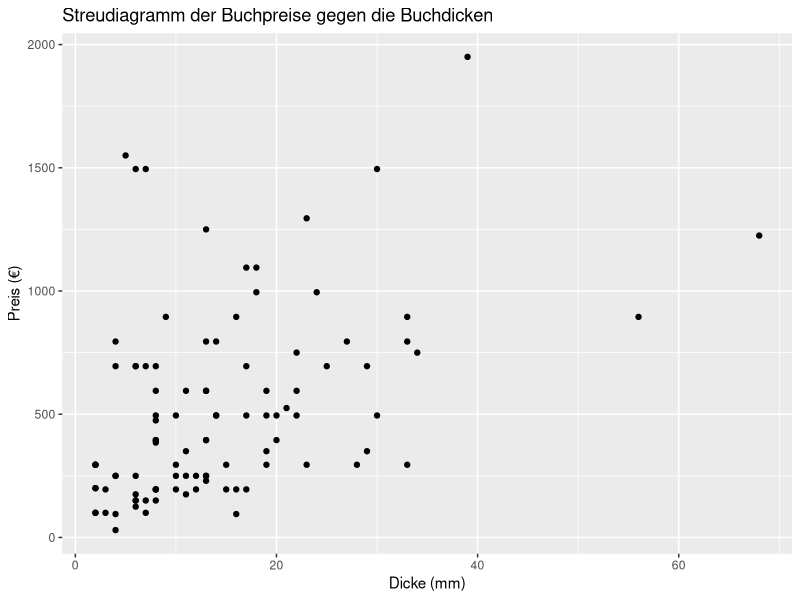
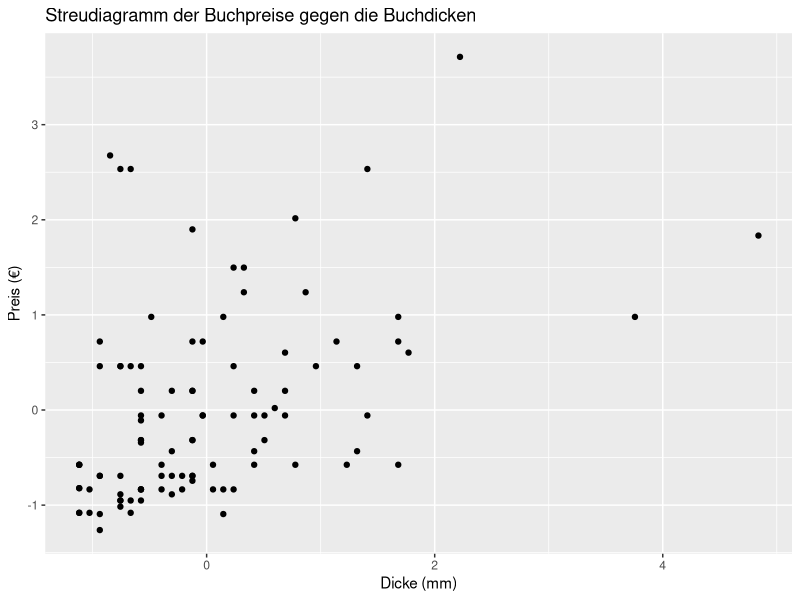
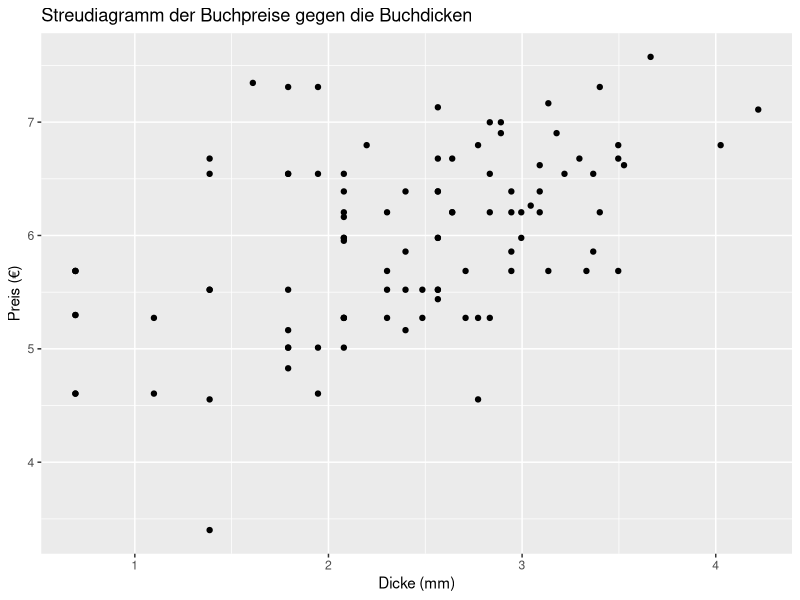

These figures' R source, in order:
## ---- chunk 1
library(car)
library(ggplot2)
library(tidyverse)
## ---- chunk 2
werte <- read.csv("Buecherwerte.csv", header = TRUE, sep = ",")
print(head(werte, 5))
print(tail(werte, 5))

 
sample_n(werte, 5)

## ---- chunk 3
kosten_Gesamtbestand_kumuliert <- cumsum(werte$Preis)
kosten_Gesamtbestand <- tail(kosten_Gesamtbestand_kumuliert, 1) 
## ---- chunk 4
durchschnitt_preis_pro_mm <- sum(werte$Preis) / sum(werte$Dicke)
gesamtdicke_bestand <- 25182
wiederbeschaffungskosten_gesamt <- durchschnitt_preis_pro_mm * gesamtdicke_bestand
## ---- chunk 5
Streudiagramm_Preise_Dicke  <-  ggplot(werte, aes(x = Dicke, y = Preis)) +
  geom_point() +
  labs(title = "Streudiagramm der Buchpreise gegen die Buchdicken",
       x = "Dicke (mm)",
       y = "Preis (€)")
Streudiagramm_Preise_Dicke
## ---- chunk 6
z_Dicke <- scale(werte$Dicke)
z_Preis <- scale(werte$Preis)

Streudiagramm_Preise_Dicke  <-  ggplot(werte, aes(x = z_Dicke, y = z_Preis)) +
  geom_point() +
  labs(title = "Streudiagramm der Buchpreise gegen die Buchdicken",
       x = "Dicke (mm)",
       y = "Preis (€)")
Streudiagramm_Preise_Dicke
## ---- chunk 7

log_Dicke <- log(werte$Dicke)
log_Preis <- log(werte$Preis)

Streudiagramm_Preise_Dicke  <-  ggplot(werte, aes(x = log_Dicke, y = log_Preis)) +
  geom_point() +
  labs(title = "Streudiagramm der Buchpreise gegen die Buchdicken",
       x = "Dicke (mm)",
       y = "Preis (€)")
Streudiagramm_Preise_Dicke
## ---- chunk 8
korrelation <- cor(werte$Dicke, werte$Preis)
print(korrelation)
